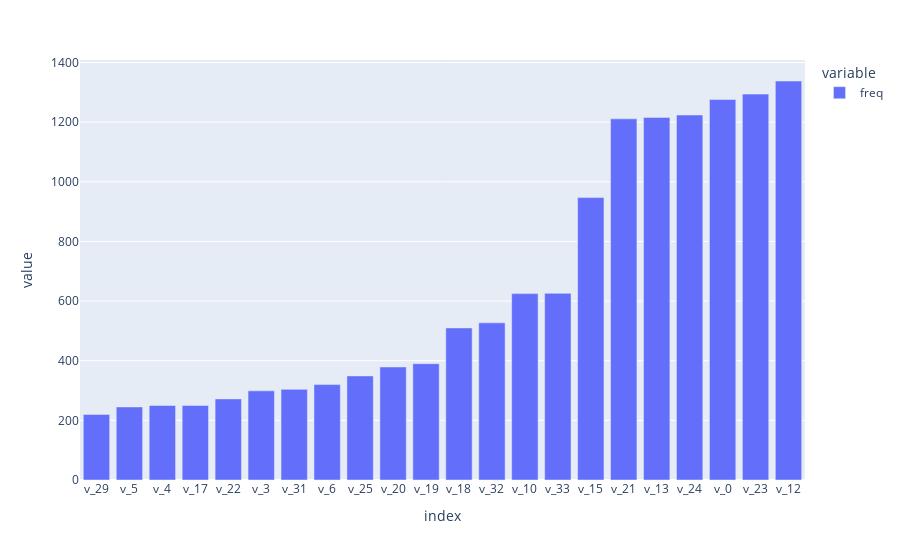

Source (notebook cell):
### Code cell
N = pre_category_data.shape[0]
# fig = plt.axhline(y = 0.5*N, color = 'r', linestyle = '--', label = "50%")
# fig = plt.axhline(y = 0.80*N, color = 'g', linestyle = '--', label = "80%")
# fig = plt.axhline(y = 0.25*N, color = 'y', linestyle = '--', label = "25%")
# fig = plt.axhline(y = 0.15*N, color = 'black', linestyle = '--', label = "15%")

# fig = plt.legend()
pfig = pre_category_data.describe().loc['freq',:].sort_values().plot(kind='bar')
pfig

### Figure 1 — Plotly figure (JSON) as saved in the notebook; plotly's stock layout.template omitted (floating-point values rounded to 4 significant figures)
{"data": [{"alignmentgroup": "True", "hovertemplate": "variable=freq<br>index=%{x}<br>value=%{y}<extra></extra>", "legendgroup": "freq", "marker": {"color": "#636efa", "pattern": {"shape": ""}}, "name": "freq", "offsetgroup": "freq", "orientation": "v", "showlegend": true, "textposition": "auto", "type": "bar", "x": ["v_29", "v_5", "v_4", "v_17", "v_22", "v_3", "v_31", "v_6", "v_25", "v_20", "v_19", "v_18", "v_32", "v_10", "v_33", "v_15", "v_21", "v_13", "v_24", "v_0", "v_23", "v_12"], "xaxis": "x", "y": [220, 245, 250, 250, 272, 299, 304, 320, 349, 379, 390, 510, 527, 625, 626, 947, 1211, 1216, 1224, 1276, 1294, 1338], "yaxis": "y"}], "layout": {"autosize": true, "barmode": "relative", "legend": {"title": {"text": "variable"}, "tracegroupgap": 0}, "margin": {"t": 60}, "xaxis": {"anchor": "y", "autorange": true, "domain": [0, 1], "range": [-0.5, 21.5], "title": {"text": "index"}, "type": "category"}, "yaxis": {"anchor": "x", "autorange": true, "domain": [0, 1], "range": [0, 1408.0], "title": {"text": "value"}, "type": "linear"}}}
